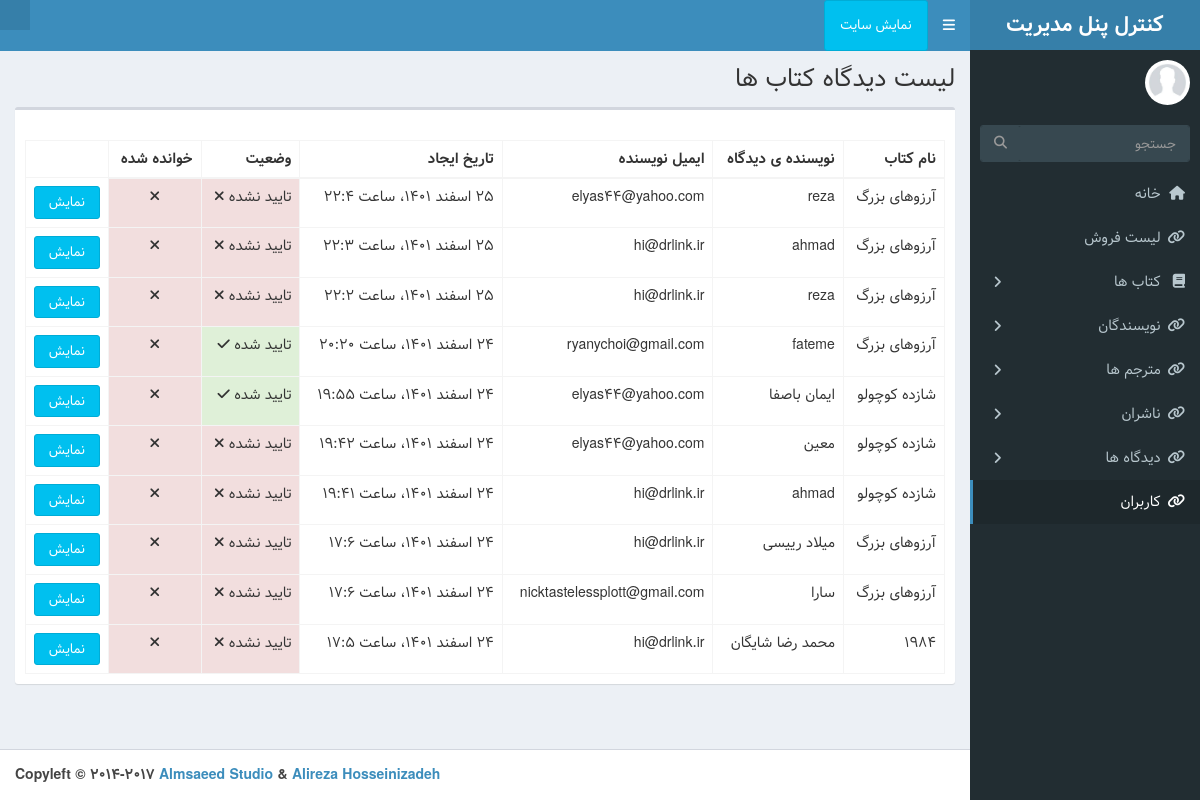
Before: /account/admin-dashboard/book-comments (signed in) with the older database file.
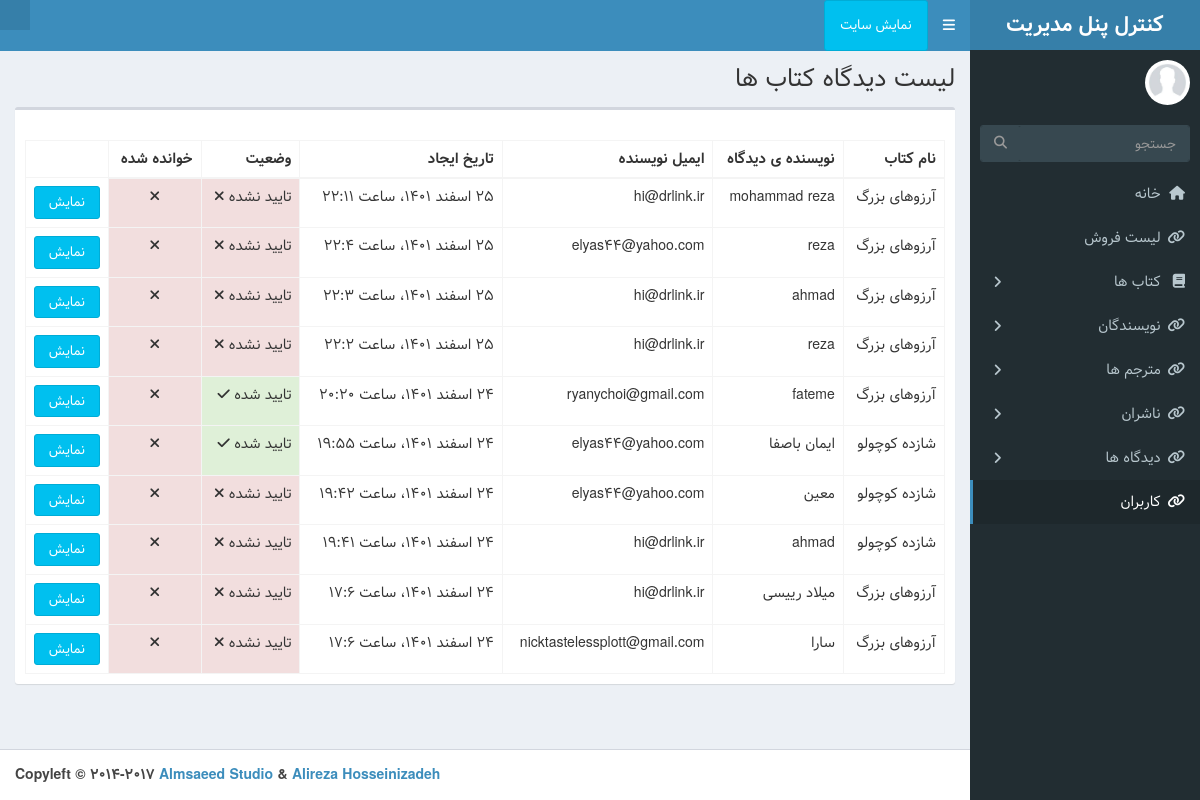
After: the same page with the newer database file.
### book/models.py (models this page shows, shortened)
class BookComment(models.Model):
	book = models.ForeignKey(Book,on_delete=models.CASCADE,related_name='comments')
	name = models.CharField(max_length=100)
	email = models.EmailField()
	body = models.TextField()
	created_on = models.DateTimeField(auto_now_add=True)
	active = models.BooleanField(default=False)
	is_read = models.BooleanField(default=False)
	class Meta:
		db_table = 'Book Comment'
		ordering = ['-created_on']
	def jpublish(self):
		return jalali_converter(self.created_on)
	objects = BookCommentManager()

class Book (models.Model):
	STATUS_CHOICES = (
		('A',  "Available"),
		('U',"Unavailable"),
		)
	name = models.CharField(max_length=255)
	slug = models.CharField(max_length=255 , unique=True)
	publisher = models.ForeignKey(Publisher , on_delete=models.CASCADE)
	author = models.ForeignKey(Author , on_delete=models.CASCADE, related_name='books')
	translator = models.ForeignKey(Translator , on_delete=models.CASCADE)
	code = models.IntegerField(unique=True)
	description = RichTextField()
	pages = models.IntegerField()
	published_date = models.IntegerField()
	status = models.CharField(max_length=1 , choices=STATUS_CHOICES)
	active_date = models.DateField(auto_now_add=True)
	image = models.ImageField(upload_to='image')
	price = models.IntegerField()
	class Meta:
		db_table = 'Book'
		ordering = ['-active_date', '-id']
		get_latest_by = 'active_date'
	def __str__(self):
		return self.name
	objects = BookManager()

### account/views.py (the view)
# urls.py: path('admin-dashboard/book-comments', views.BookCommentDashboard.as_view() , name='book-comments_list'),
class BookCommentDashboard(LoginRequiredMixin , ListView):
    queryset = BookComment.objects.all()
    template_name = 'registration/book_comment_list.html'
    paginate_by = 10

### extensions/jalali.py (called while the page is built)
    def persian_tuple(self):
        return self.persian_year, self.persian_month, self.persian_day

### extensions/utils.py (called while the page is built)
def persian_numbers_converter(mystr):
	numbers = {
		"0": "۰",
		"1": "۱",
		"2": "۲",
		"3": "۳",
		"4": "۴",
		"5": "۵",
		"6": "۶",
		"7": "۷",
		"8": "۸",
		"9": "۹",
	}
	for e, p in numbers.items():
		mystr = mystr.replace(e, p)
	return mystr

def jalali_converter(time):
	jmonths = ["فروردین", "اردیبهشت", "خرداد", "تیر", "مرداد", "شهریور", "مهر", "آبان", "آذر", "دی", "بهمن", "اسفند",]
	time = timezone.localtime(time)
	time_to_str = "{},{},{}".format(time.year, time.month,time.day)
	time_to_tuple = jalali.Gregorian(time_to_str).persian_tuple()
	time_to_list = list(time_to_tuple)
	for index, month in enumerate(jmonths):
		if time_to_list[1] == index + 1:
			time_to_list[1] = month
			break
	output = "{} {} {}، ساعت {}:{}".format(
		time_to_list[2],
		time_to_list[1],
		time_to_list[0],
		time.hour,
		time.minute,
	)
	return persian_numbers_converter(output)

### templates/registration/book_comment_list.html (shortened to what this page needs)
{% extends 'registration/base.html' %}
{% load static %}
{% block title %} لیست دیدگاه کتاب ها {% endblock %}
{% block main %}
    <section class="content">
        <div class="row">
            <div class="col-xs-12">
                <div class="box">
                    <div class="box-header">
              </div>
              <div class="box-body">
                <table id="example2" class="table table-bordered table-hover">
                  <thead>
                  <tr>
                    <th>نام کتاب</th>
                    <th>نویسنده ی دیدگاه </th>
                    <th> ایمیل نویسنده</th>
                    <th>تاریخ ایجاد</th>
                    <th>وضعیت</th>
                    <th>خوانده شده</th>
                  </tr>
                  </thead>
                  <tbody>
                      {% for comment in object_list %}
                    <tr>
                        <td>{{comment.book}}</td>
                        <td> {{comment.name}}</td>
                        <td>{{comment.email}}</td>
                        <td>{{comment.jpublish}} </td>
                        {% if comment.active == False %}<td  class="tp-3 mb-2 bg-danger text-white">تایید نشده <i class="fa fa-close"></i></td>{% else %}
                        <td class="p-3 mb-2 bg-success text-white">تایید شده <i class="fa fa-check"></i></td>{% endif %}
                        {% if comment.is_read == False %}<td  style="text-align: center;" class="tp-3 mb-2 bg-danger text-white"><i class="fa fa-close"></i></td>{% else %}
                        <td style="text-align: center;" class="p-3 mb-2 bg-success text-white"> <i class="fa fa-check"></i></td>{% endif %}
                        <td><a href="{% url 'Account:book_comment_detail' comment.pk %}" class="btn btn-block btn-info">نمایش</a></td>
                    </tr>
                    {% endfor %}
                  </tbody>
                </table>
              </div>
            </div>
        </div>
        <section class="articles-pagination">
            <div class="container p-4 ">
            </div>
            </section>
      </section>
{% endblock %}

Changed rows visible on the page:
no longer on this page (row unchanged): BookComment: book "1984", name "محمد رضا شایگان", email "hi@drlink.ir", jpublish "۲۴ اسفند ۱۴۰۱، ساعت ۱۷:۵", active "تایید نشده"
added BookComment: book "آرزوهای بزرگ", name "mohammad reza", email "hi@drlink.ir", jpublish "۲۵ اسفند ۱۴۰۱، ساعت ۲۲:۱۱", active "تایید نشده"
